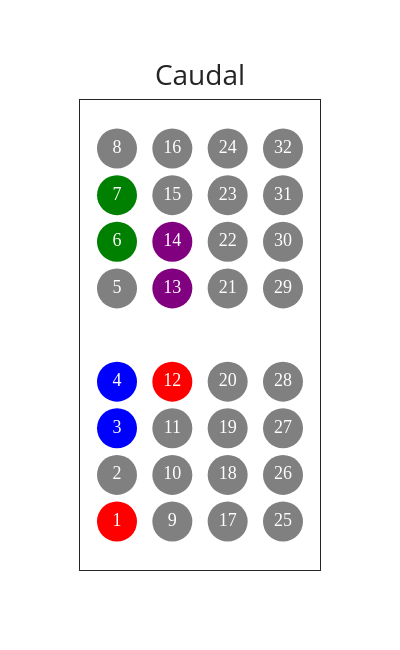
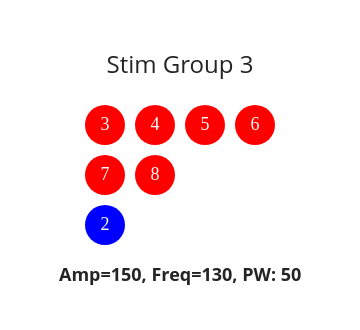

The cell these charts' notebook holds for them, in order:
### Code cell
import customComponents
import importlib
importlib.reload(customComponents)
from customComponents import StimGroup


sgdict = {
    'elecCath':[3,4,5,6,7,8],
    'elecAno':[2],
    'amp':150,
    'freq':130,
    'pulseWidth':50,
}

groupNum = 3
sg = StimGroup()
sg.update(sgdict,groupNum)
sg.fig.show()

### Figure 1 — Plotly figure (JSON) as saved in the notebook; plotly's stock layout.template omitted (floating-point values rounded to 4 significant figures)
{"data": [{"marker": {"color": ["red", "gray", "gray", "gray", "gray", "gray", "gray", "gray", "blue", "gray", "gray", "gray", "blue", "red", "gray", "gray", "gray", "purple", "gray", "gray", "green", "purple", "gray", "gray", "green", "gray", "gray", "gray", "gray", "gray", "gray", "gray"], "size": 40}, "mode": "markers+text", "text": ["1", "9", "17", "25", "2", "10", "18", "26", "3", "11", "19", "27", "4", "12", "20", "28", "5", "13", "21", "29", "6", "14", "22", "30", "7", "15", "23", "31", "8", "16", "24", "32"], "textfont": {"color": "White", "family": "sans serif", "size": 18}, "type": "scatter", "x": [0, 1, 2, 3, 0, 1, 2, 3, 0, 1, 2, 3, 0, 1, 2, 3, 0, 1, 2, 3, 0, 1, 2, 3, 0, 1, 2, 3, 0, 1, 2, 3], "y": [0, 0, 0, 0, 1, 1, 1, 1, 2, 2, 2, 2, 3, 3, 3, 3, 5, 5, 5, 5, 6, 6, 6, 6, 7, 7, 7, 7, 8, 8, 8, 8]}], "layout": {"height": 650, "showlegend": false, "title": {"font": {"size": 28}, "text": "Caudal", "x": 0.5, "y": 0.9}, "width": 400, "xaxis": {"mirror": true, "showticklabels": false, "ticks": ""}, "yaxis": {"mirror": true, "showticklabels": false, "ticks": ""}}}

### Figure 2 — Plotly figure (JSON) as saved in the notebook; plotly's stock layout.template omitted (floating-point values rounded to 4 significant figures)
{"data": [{"marker": {"color": ["red", "red", "red", "red", "red", "red", "blue"], "size": 40}, "mode": "markers+text", "text": ["3", "4", "5", "6", "7", "8", "2"], "textfont": {"color": "White", "family": "sans serif", "size": 18}, "type": "scatter", "x": [0, 1, 2, 3, 0, 1, 0], "y": [2, 2, 2, 2, 1, 1, 0]}], "layout": {"annotations": [{"align": "center", "font": {"size": 18}, "showarrow": false, "text": "<b>Amp=150, Freq=130, PW: 50", "x": 0.5, "xref": "paper", "y": -0.25, "yref": "paper"}], "height": 330, "margin": {"autoexpand": false, "b": 80, "l": 80, "r": 80, "t": 100}, "showlegend": false, "title": {"font": {"size": 24}, "text": "Stim Group 3", "x": 0.5, "y": 0.83}, "width": 360, "xaxis": {"mirror": true, "range": [-0.5, 3.5], "showline": false, "showticklabels": false, "ticks": ""}, "yaxis": {"mirror": true, "range": [-0.5, 2.5], "showline": false, "showticklabels": false, "ticks": ""}}}
